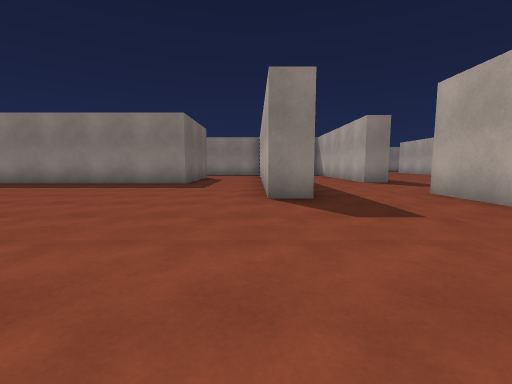
View 1 (above)

21 first-person views from a walk through a Unity game level. The camera is 1.2 m above the floor, tilts 6° down and sees 90° across. The floor is counted in squares, 2 m on a side. Each view is taken from the middle of a square. On the plan, view 1 faces up. The plan holds only what a view shows up to about 9 squares ahead; the rest is blank. The place goes on beyond the plan. The player character is not drawn. Surface patterns are stand-ins for the level's own textures.

View 2
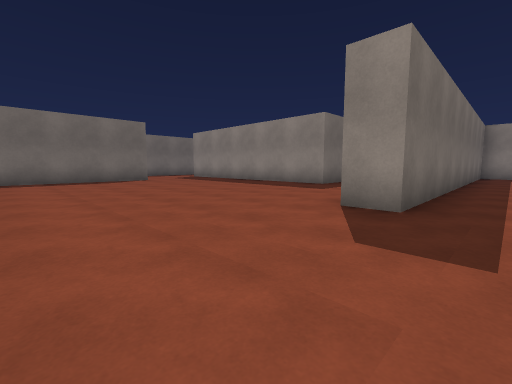

View 3
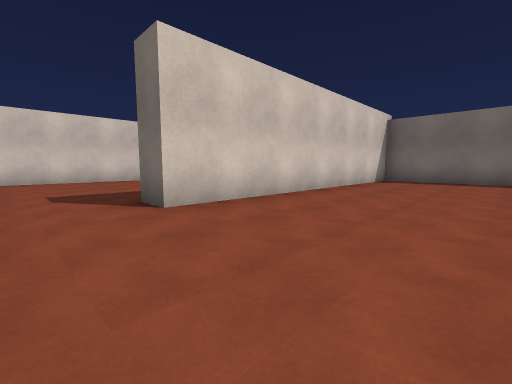

View 4
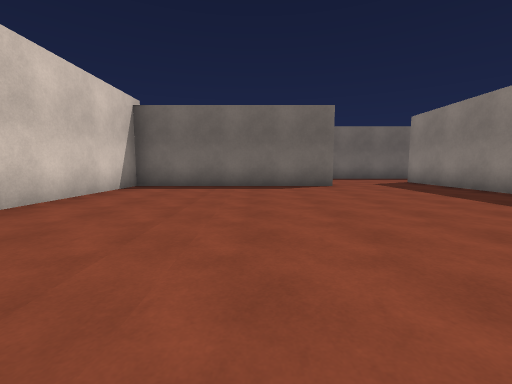

View 5
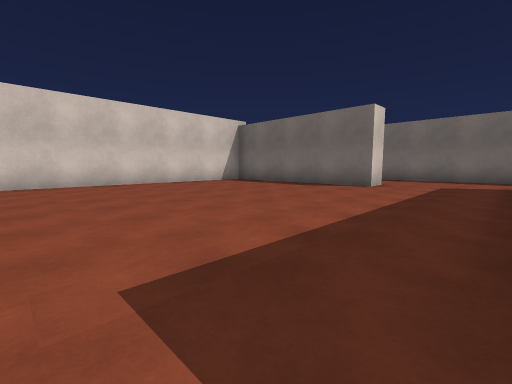

View 6
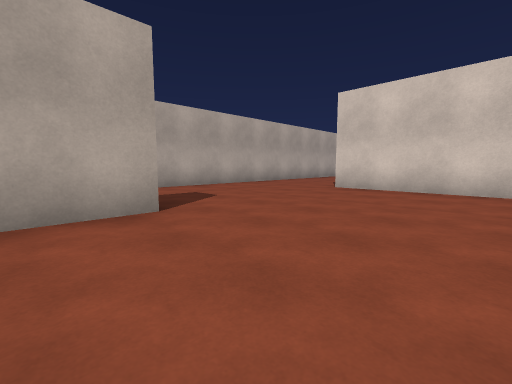

View 7
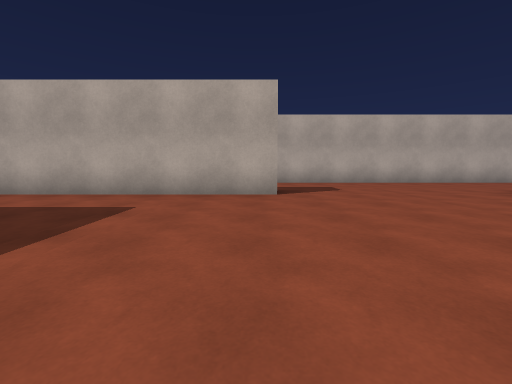

View 8
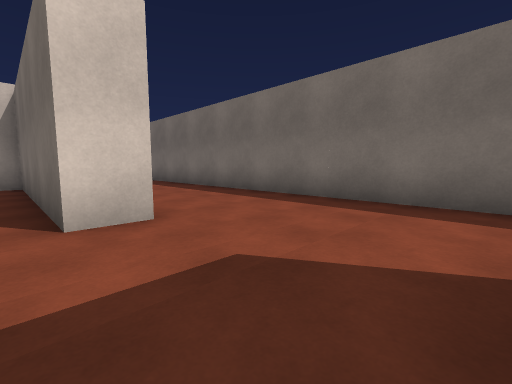

View 9
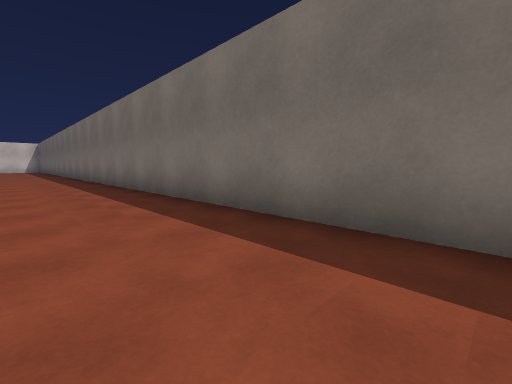

View 10
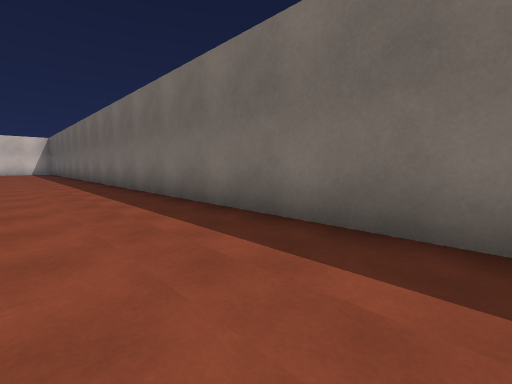

View 11
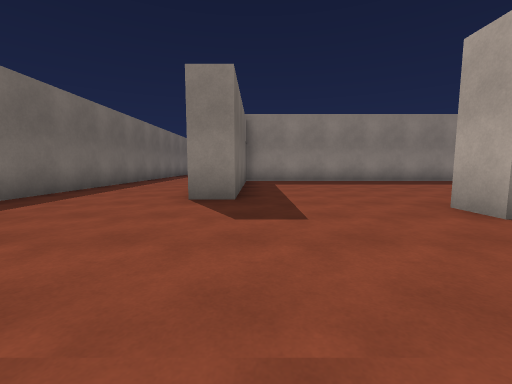

View 12
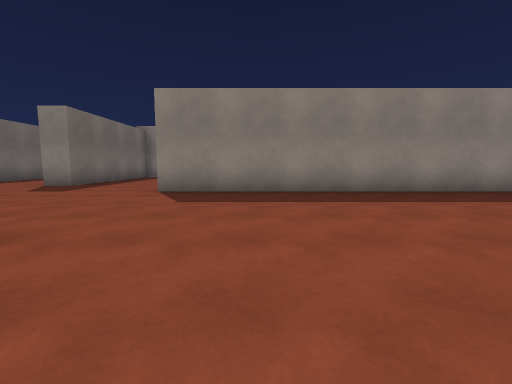

View 13
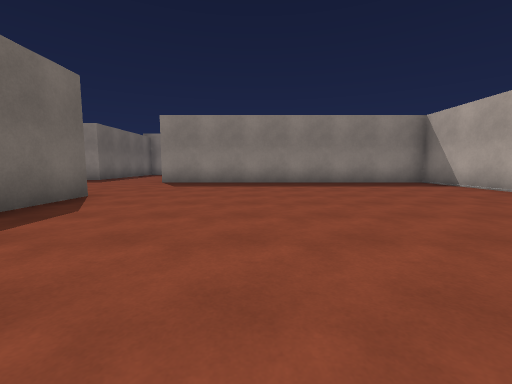

View 14
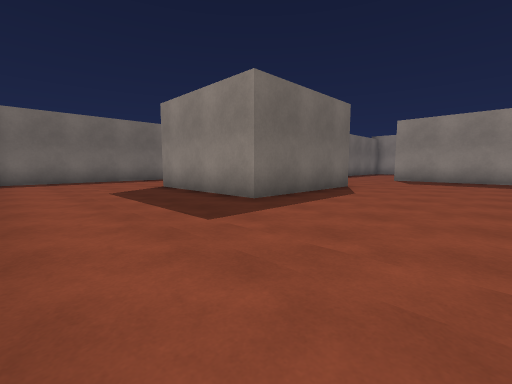

View 15
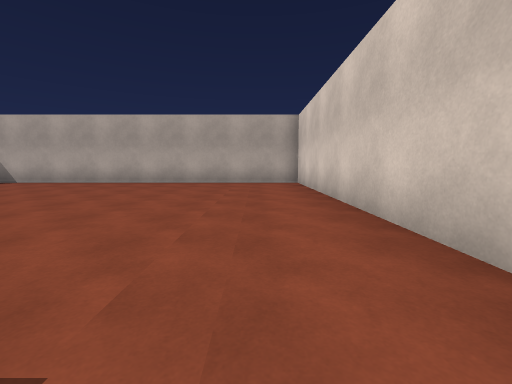

View 16
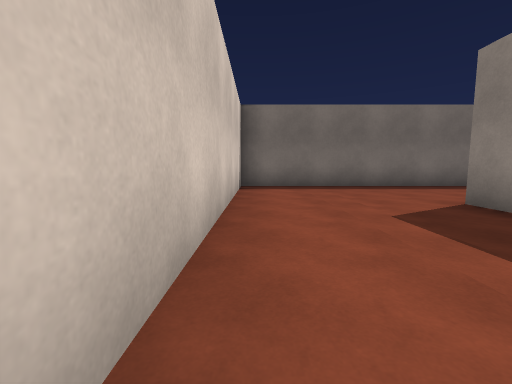

View 17
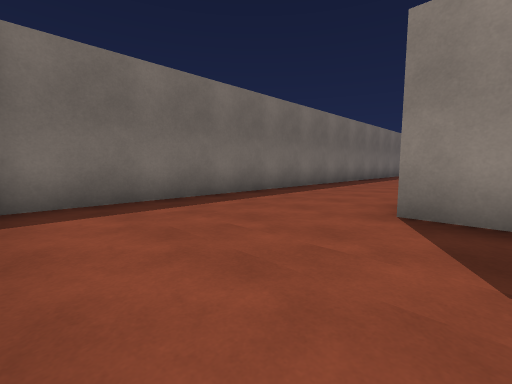

View 18
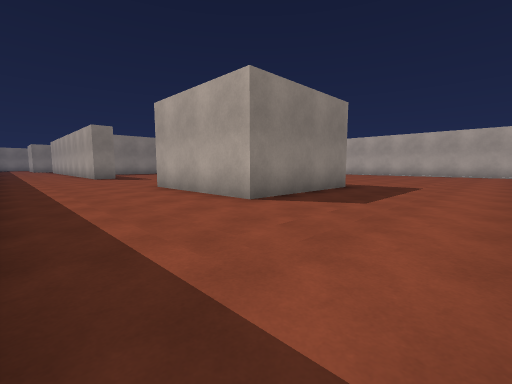

View 19
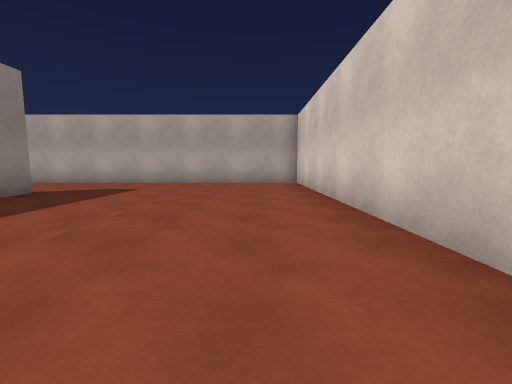

View 20
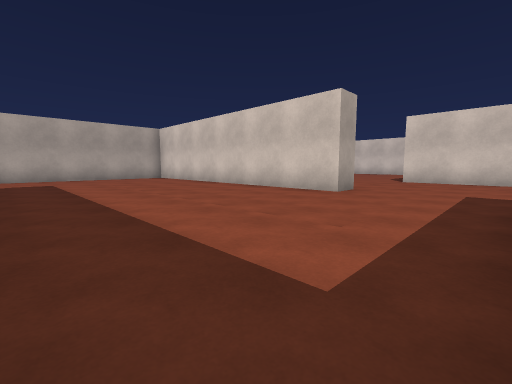

View 21
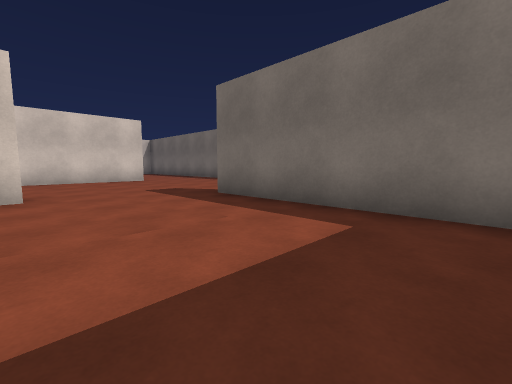

### Floor plan
Points are (right, up) in squares from view 1. A wall is a line through its corners. A room is listed if a view was taken in it or the views show most of it. See-through windows are left out.
Room 1 (views 1, 2, 3, 4, 5, 6, 7, 8)
walls: (1, 4.6) (0.2, 4.6) (0.2, 9.5); (-2.3, 9.5) (-2.3, 8.4) (-10.1, 8.4); (-9.2, 5.2) (-8.4, 5.2) (-8.4, -0.4) (0.4, -0.4); (3.7, 0.5) (3.7, 4.5)
ways out: opening at (-10, 7) to room 2; opening at (2, -0.3) to room 2; opening at (2.5, 5)
Room 2 (views 9, 10, 11, 12, 13, 14, 15, 16, 17, 18, 19, 20, 21)
walls: (-8, -12) (-5.3, -12) (-5.3, -15.8) (-8.9, -15.8) (-8.9, -12); (-8.4, -1.9) (-8.4, -6.6) (-9.2, -6.6); (0.4, -0.4) (0.4, -1.3) (-0.4, -1.3); (-3.6, -19.4) (3.7, -19.4) (3.7, -8.2) (-5.2, -8.2) (-5.2, -7.4) (3.7, -7.4) (3.7, 0.5); (-12, -19.4) (-5.4, -19.4); (-12.3, 8.1) (-12.3, -19.5)
ways out: opening at (-10, 7) to room 1; opening at (2, -0.3) to room 1

Positions as (right, up) in squares from view 1, and headings:
1: (0, 0), facing up
2: (2, 1), facing up-left
3: (2, 3), facing down-left
4: (-1, 3), facing left
5: (-1, 8), facing down-left
6: (-3, 6), facing down-right
7: (-5, 5), facing right
8: (-8, 8), facing down-left
9: (-10, 7), facing down-left
10: (-10, 1), facing down-left
11: (-8, -11), facing up
12: (-3, -14), facing up
13: (-2, -17), facing up
14: (-2, -19), facing up-left
15: (-5, -18), facing right
16: (-5, -19), facing left
17: (-8, -19), facing up-left
18: (-12, -19), facing up-right
19: (-5, -6), facing right
20: (-8, -2), facing down-right
21: (-5, -2), facing down-left
